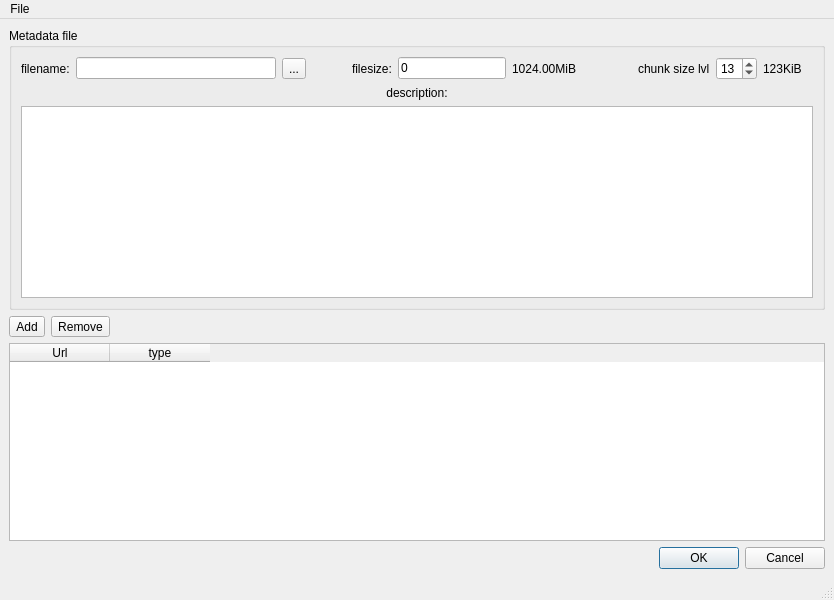
<?xml version="1.0" encoding="UTF-8"?>
<ui version="4.0">
 <class>EditMetadataFileWindow</class>
 <widget class="QMainWindow" name="EditMetadataFileWindow">
  <property name="geometry">
   <rect>
    <x>0</x>
    <y>0</y>
    <width>800</width>
    <height>600</height>
   </rect>
  </property>
  <property name="windowTitle">
   <string>Metadata file</string>
  </property>
  <widget class="QWidget" name="centralwidget">
   <layout class="QGridLayout" name="gridLayout_2">
    <item row="0" column="0">
     <widget class="QGroupBox" name="groupBox">
      <property name="sizePolicy">
       <sizepolicy hsizetype="MinimumExpanding" vsizetype="Preferred">
        <horstretch>0</horstretch>
        <verstretch>0</verstretch>
       </sizepolicy>
      </property>
      <property name="title">
       <string>Metadata file</string>
      </property>
      <layout class="QGridLayout" name="gridLayout">
       <item row="1" column="0">
        <layout class="QVBoxLayout" name="verticalLayout">
         <item>
          <widget class="QLabel" name="label_3">
           <property name="text">
            <string>description:</string>
           </property>
           <property name="alignment">
            <set>Qt::AlignCenter</set>
           </property>
          </widget>
         </item>
         <item>
          <widget class="QPlainTextEdit" name="description"/>
         </item>
        </layout>
       </item>
       <item row="0" column="0">
        <layout class="QHBoxLayout" name="horizontalLayout">
         <item>
          <widget class="QLabel" name="label">
           <property name="text">
            <string>filename:</string>
           </property>
          </widget>
         </item>
         <item>
          <widget class="QLineEdit" name="filename">
           <property name="minimumSize">
            <size>
             <width>200</width>
             <height>0</height>
            </size>
           </property>
           <property name="readOnly">
            <bool>false</bool>
           </property>
          </widget>
         </item>
         <item>
          <widget class="QToolButton" name="openfile">
           <property name="text">
            <string>...</string>
           </property>
          </widget>
         </item>
         <item>
          <spacer name="horizontalSpacer">
           <property name="orientation">
            <enum>Qt::Horizontal</enum>
           </property>
           <property name="sizeHint" stdset="0">
            <size>
             <width>40</width>
             <height>20</height>
            </size>
           </property>
          </spacer>
         </item>
         <item>
          <widget class="QLabel" name="label_2">
           <property name="text">
            <string>filesize:</string>
           </property>
          </widget>
         </item>
         <item>
          <widget class="QLineEdit" name="filesize">
           <property name="minimumSize">
            <size>
             <width>100</width>
             <height>0</height>
            </size>
           </property>
           <property name="inputMethodHints">
            <set>Qt::ImhDigitsOnly</set>
           </property>
           <property name="inputMask">
            <string/>
           </property>
           <property name="text">
            <string>0</string>
           </property>
           <property name="maxLength">
            <number>16</number>
           </property>
           <property name="frame">
            <bool>true</bool>
           </property>
           <property name="readOnly">
            <bool>true</bool>
           </property>
          </widget>
         </item>
         <item>
          <widget class="QLabel" name="humanFilesize">
           <property name="minimumSize">
            <size>
             <width>80</width>
             <height>0</height>
            </size>
           </property>
           <property name="text">
            <string>1024.00MiB</string>
           </property>
          </widget>
         </item>
         <item>
          <spacer name="horizontalSpacer_2">
           <property name="orientation">
            <enum>Qt::Horizontal</enum>
           </property>
           <property name="sizeHint" stdset="0">
            <size>
             <width>40</width>
             <height>20</height>
            </size>
           </property>
          </spacer>
         </item>
         <item>
          <widget class="QLabel" name="label_4">
           <property name="text">
            <string>chunk size lvl</string>
           </property>
          </widget>
         </item>
         <item>
          <widget class="QSpinBox" name="chunklvl">
           <property name="minimum">
            <number>1</number>
           </property>
           <property name="maximum">
            <number>15</number>
           </property>
           <property name="value">
            <number>13</number>
           </property>
          </widget>
         </item>
         <item>
          <widget class="QLabel" name="chunksize">
           <property name="sizePolicy">
            <sizepolicy hsizetype="Fixed" vsizetype="Preferred">
             <horstretch>0</horstretch>
             <verstretch>0</verstretch>
            </sizepolicy>
           </property>
           <property name="minimumSize">
            <size>
             <width>50</width>
             <height>0</height>
            </size>
           </property>
           <property name="text">
            <string>123KiB</string>
           </property>
           <property name="alignment">
            <set>Qt::AlignLeading|Qt::AlignLeft|Qt::AlignVCenter</set>
           </property>
          </widget>
         </item>
        </layout>
       </item>
      </layout>
     </widget>
    </item>
    <item row="3" column="0">
     <widget class="QTableWidget" name="tableWidget">
      <column>
       <property name="text">
        <string>Url</string>
       </property>
      </column>
      <column>
       <property name="text">
        <string>type</string>
       </property>
      </column>
     </widget>
    </item>
    <item row="4" column="0">
     <widget class="QDialogButtonBox" name="buttonBox">
      <property name="standardButtons">
       <set>QDialogButtonBox::Cancel|QDialogButtonBox::Ok</set>
      </property>
     </widget>
    </item>
    <item row="2" column="0">
     <layout class="QHBoxLayout" name="horizontalLayout_2">
      <item>
       <widget class="QToolButton" name="add">
        <property name="text">
         <string>Add</string>
        </property>
        <property name="icon">
         <iconset resource="resources.qrc">
          <normaloff>:/icons-32/icons/list-add.png</normaloff>:/icons-32/icons/list-add.png</iconset>
        </property>
        <property name="iconSize">
         <size>
          <width>32</width>
          <height>32</height>
         </size>
        </property>
       </widget>
      </item>
      <item>
       <widget class="QToolButton" name="remove">
        <property name="text">
         <string>Remove</string>
        </property>
        <property name="icon">
         <iconset resource="resources.qrc">
          <normaloff>:/icons-32/icons/list-remove.png</normaloff>:/icons-32/icons/list-remove.png</iconset>
        </property>
        <property name="iconSize">
         <size>
          <width>32</width>
          <height>32</height>
         </size>
        </property>
       </widget>
      </item>
      <item>
       <spacer name="horizontalSpacer_3">
        <property name="orientation">
         <enum>Qt::Horizontal</enum>
        </property>
        <property name="sizeHint" stdset="0">
         <size>
          <width>40</width>
          <height>20</height>
         </size>
        </property>
       </spacer>
      </item>
     </layout>
    </item>
   </layout>
  </widget>
  <widget class="QMenuBar" name="menubar">
   <property name="geometry">
    <rect>
     <x>0</x>
     <y>0</y>
     <width>800</width>
     <height>24</height>
    </rect>
   </property>
   <widget class="QMenu" name="menuFile">
    <property name="title">
     <string>File</string>
    </property>
    <addaction name="actionAdd_mirror"/>
    <addaction name="actionAdd_Repository"/>
    <addaction name="separator"/>
    <addaction name="actionClose"/>
   </widget>
   <addaction name="menuFile"/>
  </widget>
  <widget class="QStatusBar" name="statusbar"/>
  <action name="actionAdd_mirror">
   <property name="text">
    <string>Add mirror</string>
   </property>
  </action>
  <action name="actionAdd_Repository">
   <property name="text">
    <string>Add Repository</string>
   </property>
  </action>
  <action name="actionClose">
   <property name="text">
    <string>close</string>
   </property>
   <property name="shortcut">
    <string>Esc</string>
   </property>
  </action>
 </widget>
 <resources>
  <include location="resources.qrc"/>
 </resources>
 <connections/>
</ui>
